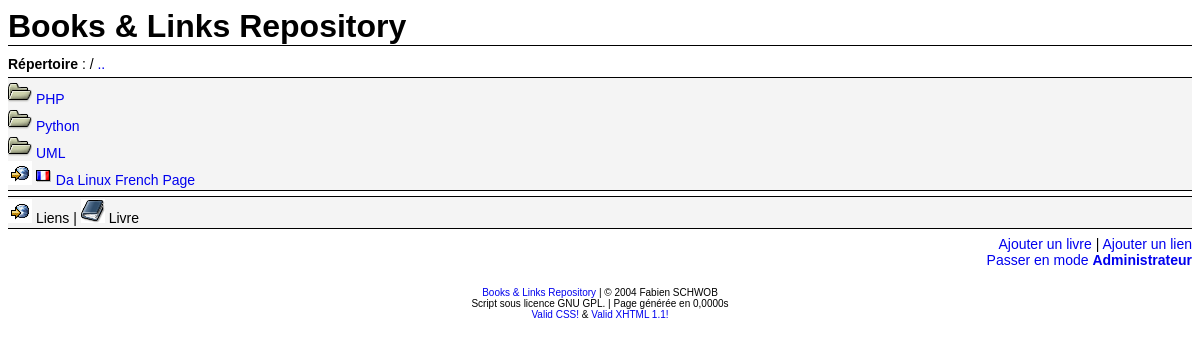
The page / on the database its author committed.
### tables this page shows
CREATE TABLE `dossier` (
  `numDossier` int(10) unsigned NOT NULL auto_increment,
  `numDossierParent` int(10) unsigned default '0',
  `nom` varchar(100) NOT NULL default '',
  PRIMARY KEY  (`numDossier`)
) TYPE=MyISAM PACK_KEYS=0 AUTO_INCREMENT=113;

CREATE TABLE `url` (
  `numUrl` int(10) unsigned NOT NULL auto_increment,
  `numDossierParent` int(10) unsigned NOT NULL default '0',
  `dossierSouhaite` varchar(255) default NULL,
  `nom` varchar(100) NOT NULL default '',
  `url` text NOT NULL,
  `note` decimal(4,2) NOT NULL default '0.00',
  `langue` varchar(5) NOT NULL default '',
  `nombreClick` int(10) unsigned NOT NULL default '0',
  `valider` tinyint(1) NOT NULL default '0',
  PRIMARY KEY  (`numUrl`)
) TYPE=MyISAM PACK_KEYS=0 AUTO_INCREMENT=2;

### classes/db.php (called while the page is built, shortened)
<?php
function connexion()
{
	$serveur  = "localhost";
	$login    = "root";
	$password = "";
	$base     = "blr";
	$erreur   = "";
	return nl2br(htmlentities($erreur));
}
?>

### classes/url.class.php (called while the page is built, shortened)
<?php
require_once('db.php');
class Url extends Document{
    function Url($numUrl = 0) {
        $this->numUrl = $numUrl;
        if ($numUrl != 0) {
            $sql_list   =  "SELECT nom, url, note, langue, nombreClick, numDossierParent, valider, dossierSouhaite ".
                        "FROM `url` ".
                        "WHERE numUrl = ".$numUrl;
            $resultatReq = mysql_query($sql_list);
            $resultat = mysql_fetch_array($resultatReq);
            $this->nom              = $resultat['nom'];
            $this->url              = $resultat['url'];
            $this->langue           = $resultat['langue'];
            $this->valider          = $resultat['valider'];
        }
    }
}
?>

### index.php (the view, shortened to what this page needs)
<?php
include_once('classes/dossier.class.php');
include_once('classes/url.class.php');
include_once('classes/divers.php');
?>
<h1><a href="index.php">Books &amp; Links Repository</a></h1>
<?php
if (isset($_GET['numDossier'])) {
    $dossier = new Dossier($_GET['numDossier']);
} else {
    $dossier = new Dossier(3);
}
echo '<div class="arborescence"><strong>R&eacute;pertoire</strong> : '.$dossier->arborescence().'</div>';
echo '<div class="dossier">';
$dossier->listeSousDossier();
while ($dossier->dossierSuivantExiste()) {
    $dossierCourant = $dossier->sousDossierSuivant();
    echo  '<img src="icones/dossier.png" alt="icone d\'un dossier"/> <a href="'.$_SERVER['PHP_SELF'].'?numDossier='.$dossierCourant->numDossier.'">'.htmlentities($dossierCourant->nom).'</a><br />'."\n";
}
$dossier->listeUrl();
while ($dossier->urlSuivanteExiste()) {
    $urlCourante = $dossier->urlSuivante();
    if ($urlCourante->valider == 1)
    {
        echo    '<a href="'.$urlCourante->url.'"><img src="icones/lien.png" alt="icone d\'un lien"/></a> '.
                '<img src="icones/pays/'.$urlCourante->langue.'.png" alt="icone d\'un drapeau"/>'.
                ' <a href="lien.php?numUrl='.$urlCourante->numUrl.'">'.htmlentities($urlCourante->nom).'</a> ';
        echo    '<br />'."\n";
    }
}
$dossier->listeLivre();
echo '</div>';
echo '<div class="legende">';
echo '<img src="icones/lien.png" alt="icone d\'un lien"/> Liens | <img src="icones/livre.png" alt="icone d\'un livre"/> Livre';
echo '</div>';
echo '<div class="ajout">';
echo    '<a href="formulaire.php?action=ajoutLivre&amp;numDossier='.$dossier->numDossier.'">Ajouter un livre</a> | '.
        '<a href="formulaire.php?action=ajoutLien&amp;numDossier='.$dossier->numDossier.'">Ajouter un lien</a>';
if (isset($_SESSION['login'])) {
    echo ' | <a href="formulaire.php?action=ajoutDossier&amp;numDossier='.$dossier->numDossier.'">Ajouter un dossier</a>';
    echo '<br /><a href="administration.php">Administration</a> | <a href="logout.php">Quitter le mode <strong>Administrateur</strong></a>';
} else {
    echo '<br /><a href="administration.php">Passer en mode <strong>Administrateur</strong></a>';
}
echo '</div>';
?>

### classes/dossier.class.php (shortened to what this page needs)
<?php
require_once('db.php');
require_once('url.class.php');
class Dossier {
    var $numDossier;
    var $listeSousDossier;
    var $listeUrl;
    var $cleCouranteDossier = 0;
    var $cleCouranteUrl = 0;
    function Dossier($numDossier = 0)
    {
        $this->numDossier = $numDossier;
        if ($numDossier != 0) {
            $sql =  "SELECT nom, numDossierParent ".
                    "FROM dossier ".
                    "WHERE numDossier = '".$numDossier."'";
            $resultatReq = mysql_query($sql);
            $resultat = mysql_fetch_array($resultatReq);
            $this->nom = $resultat['nom'];
        }
    }
    function listeSousDossier()
    {
        $sql =  "SELECT `numDossier`".
                "FROM `dossier`".
                "WHERE `numDossierParent` = ".$this->numDossier.
                " ORDER BY nom ASC";
        $resultat = mysql_query($sql);
        while ($dossier = mysql_fetch_array($resultat)) {
            $this->listeSousDossier[] = new Dossier($dossier['numDossier']);
        }
    }
    function dossierSuivantExiste()
    {
        $nbSousDossier = count($this->listeSousDossier);
        if ($this->cleCouranteDossier == $nbSousDossier) {
            return false;
        } else {
            return true;
        }
    }
    function sousDossierSuivant()
    {
        $sousDossier = $this->listeSousDossier[$this->cleCouranteDossier];
        $this->cleCouranteDossier++;
        return $sousDossier;
    }
    function listeUrl()
    {
        $sql =  "SELECT `numUrl`".
                "FROM `url`".
                "WHERE `numDossierParent` = ".$this->numDossier.
                " ORDER BY nom ASC";
        $resultat = mysql_query($sql);
        while ($url = mysql_fetch_array($resultat)) {
            $this->listeUrl[] = new Url($url['numUrl']);
        }
    }
    function urlSuivanteExiste()
    {
        $nbUrl = count($this->listeUrl);
        if ($this->cleCouranteUrl == $nbUrl) {
            return false;
        } else {
            return true;
        }
    }
    function urlSuivante()
    {
        $url = $this->listeUrl[$this->cleCouranteUrl];
        $this->cleCouranteUrl++;
        return $url;
    }
    function arborescence($separateur = ' / ')
    {
        $arbo = "";
        $numDossierParent = $this->numDossier;
        do {
            $sql = "SELECT nom, numDossierParent, numDossier FROM dossier WHERE numDossier = ".$numDossierParent;
            $resultat = mysql_query($sql);
            $doss = mysql_fetch_array($resultat);
            $nom = $doss['nom'];
            $numDossierParent = $doss['numDossierParent'];
            $numDossier = $doss['numDossier'];
            $arbo = htmlentities($separateur).'<a href="index.php?numDossier='.$numDossier.'">'.htmlentities($nom).'</a>'.$arbo;
        } while ($nom != "..");
        return $arbo;
    }
}
?>

### style.css (style rules this page uses)
body { font-family: sans-serif; }
h1 { font-size: 32px; border-bottom: 1px solid black; margin-top: 5px; margin-bottom: 10px; }
div.arborescence { font-size: 14px; margin-top: 5px; margin-bottom: 5px; }
div.dossier { font-size: 14px; margin-top: 5px; margin-bottom: 5px; border-bottom: 1px solid black; border-top: 1px solid black; padding-top: 2px; padding-bottom: 2px; background-color: #F4F4F4; }
div.legende { font-size: 14px; margin-top: 5px; margin-bottom: 5px; border-bottom: 1px solid black; border-top: 1px solid black; padding-top: 2px; padding-bottom: 2px; background-color: #F4F4F4; }
div.ajout { font-size: 14px; margin-top: 5px; margin-bottom: 5px; padding-top: 2px; padding-bottom: 2px; text-align: right; }
a:link, a:hover, a:visited { text-decoration: none; }
img { border: 0px; }
h1 a { color: #000000; }

### rows shown on the page
dossier: nom ".."
dossier: nom "PHP"
dossier: nom "Python"
dossier: nom "UML"
url: valider 1 (drawn), nom "Da Linux French Page"

### other values the page prints
$separateur "/"
$diff "0,0000"
